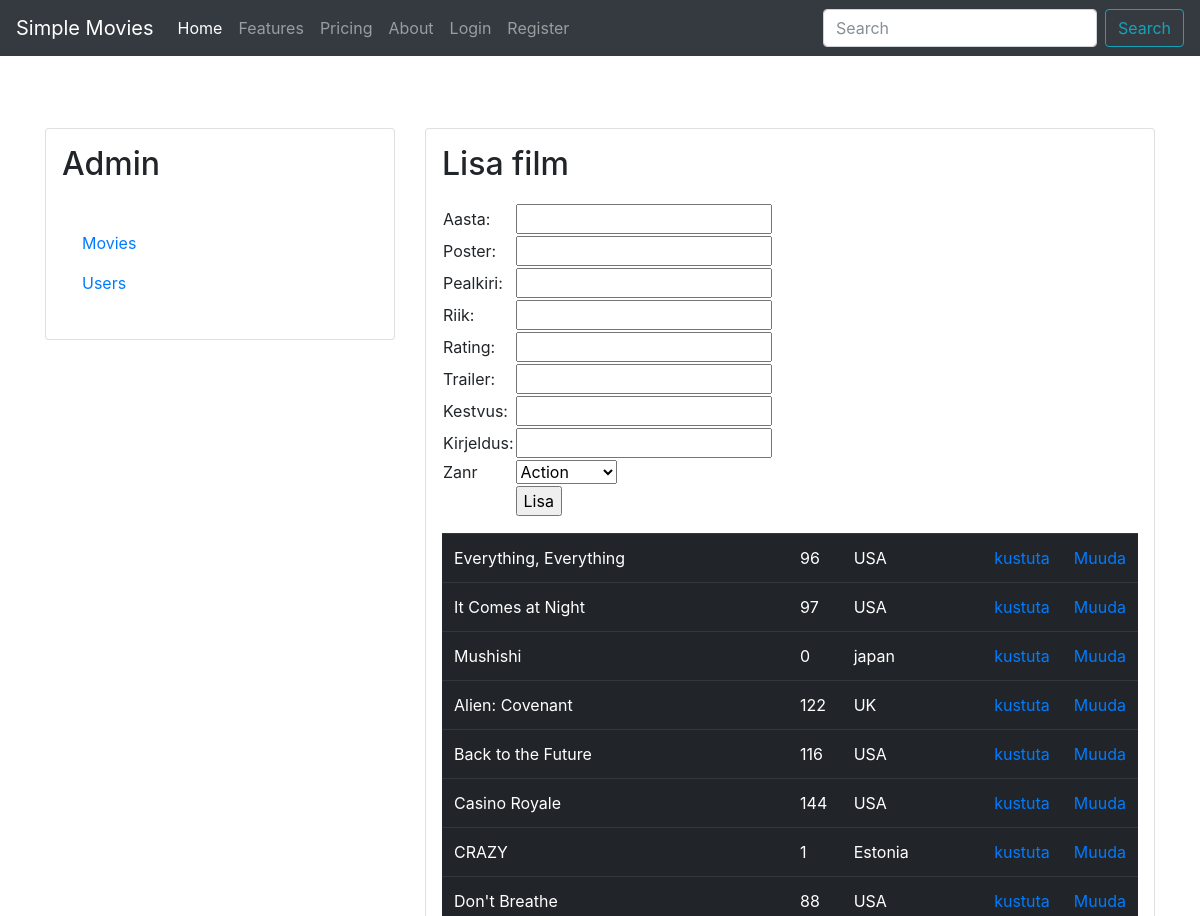
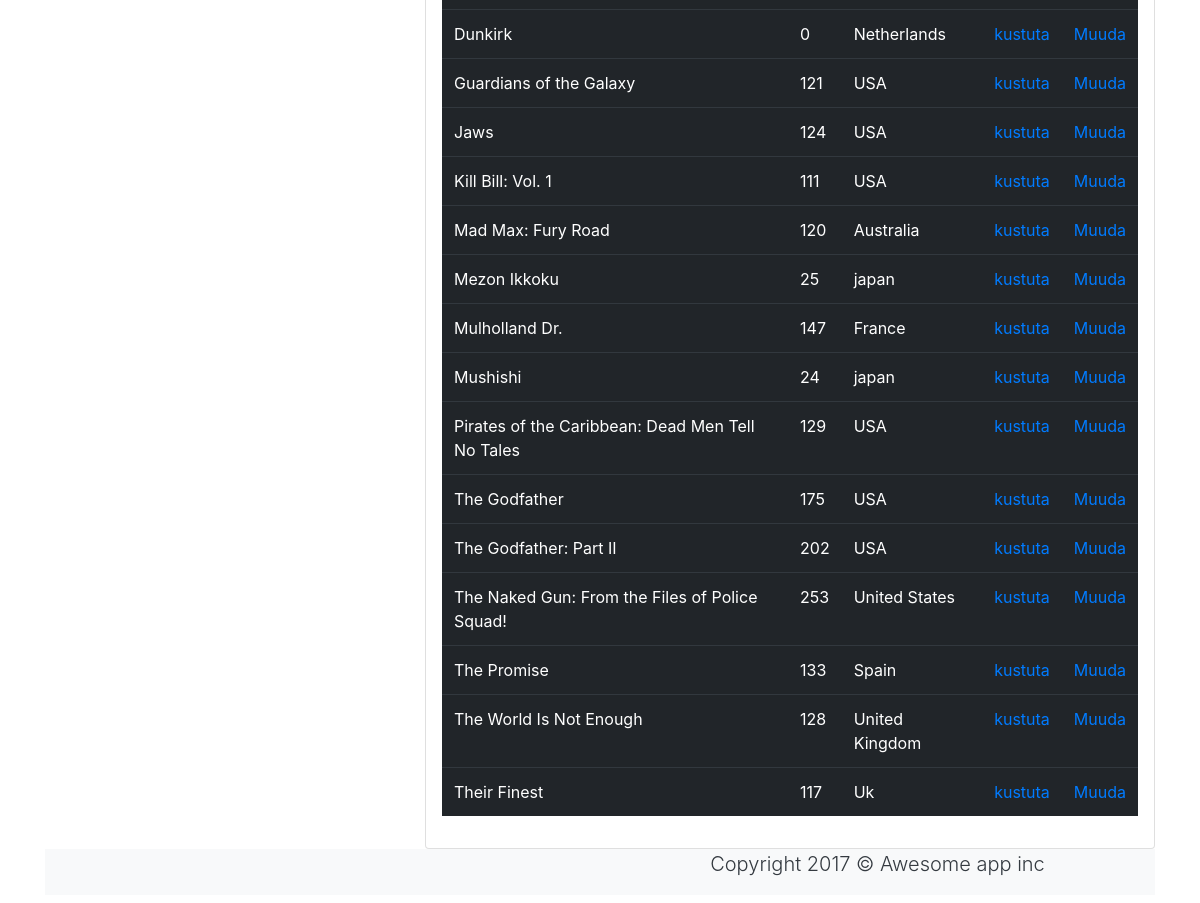
The app's page /admin.php with its own data (2 pictures, top to bottom).
### tables this page shows
CREATE TABLE `film` (
  `id_film` int(11) NOT NULL,
  `aasta` int(4) NOT NULL,
  `poster_link` text NOT NULL,
  `pealkiri` varchar(50) NOT NULL,
  `riik` varchar(30) NOT NULL,
  `rating` varchar(50) NOT NULL DEFAULT '0',
  `zanr_id` int(11) NOT NULL,
  `trailer_link` text NOT NULL,
  `pikkus` int(3) NOT NULL,
  `kirjeldus` text NOT NULL
);

### config.php (called while the page is built, shortened)
<?php
  $dbhost  = 'localhost';
  $dbname  = 'filmid';
  $dbuser  = 'root';
  $dbpass  = 'usbw';
  $connection = new mysqli($dbhost, $dbuser, $dbpass, $dbname);
  function queryMysql($query)
  {
    global $connection;
    $result = $connection->query($query);
    return $result;
  }
?>

### admin.php (the view, shortened to what this page needs)
<?php
require_once("header.php");
?>
<div class="container my-2">
  <div class="row">
    <div class="col-lg-12">
    </div>
  </div>
</div>
<div class="container my-2 mt-5">
  <div class="row mt-4">
    <div class="col-lg-4 mt-5">
		<div class="card p-3">
        <div class="card-title"><h2>Admin</h2></div>
        <div class="card-body">
          <ul class="navbar-nav">
					<li class="nav-item">
                <a href="admin.php" class="nav-link">Movies</a>
					</li>
					<li class="nav-item">
                <a href="users.php" class="nav-link">Users</a>
          </li>
          </ul>
        </div>
      </div>
    </div>
    <div class="col-lg-8 ">
    <div class="card p-3 mt-5">
			<div class="card-title"><h2>Lisa film</h2></div>
<?php
    $result=queryMysql('select * from zanr');
		if($result->num_rows){
?>
<form method="POST" action="addMovie.php">
    <table>
        <tr><td>Aasta:</td><td><input type="text" name="aasta"></td></tr>
        <tr><td>Poster:</td><td><input type="text" name="poster"</td></tr>
        <tr><td>Pealkiri:</td><td><input type="text" name="pealkiri"</td></tr>
        <tr><td>Riik:</td><td><input type="text" name="riik"</td></tr>
        <tr><td>Rating:</td><td><input type="number" name="rating"</td></tr>
        <tr><td>Trailer:</td><td><input type="text" name="trailer"</td></tr>
        <tr><td>Kestvus:</td><td><input type="number" name="pikkus" </td></tr>
        <tr><td>Kirjeldus:</td><td><input type="text" name="kirjeldus"</td></tr>
        <tr><td>Zanr</td><td>
                <select name="zanr">
										<?php
										foreach($result as $row){
											echo '<option value="'.$row['id_zanr'].'">'
                                .$row['nimetus'].'</option>';
										}?>
                </select></td></tr>
        <tr><td></td><td><input type="submit" name="submit" value="Lisa"></td></tr>
    </table>
</form>
									<?php } ?>
<table class="table table-dark">
<?php
$result=queryMysql('SELECT * FROM film order by pealkiri');
  if($result->num_rows){
      echo '<div class="card-deck my-2">';
    foreach($result as $row){
			echo '<tr><td>'.$row['pealkiri'].'</td>';
			echo '<td>'.$row['pikkus'].'</td>';
			echo '<td>'.$row['riik'].'</td>';
			echo '<td><a href="'.$_SERVER['PHP_SELF'].'?id='.$row["id_film"].'">kustuta</a></td>'
			. '<td><a href="editMovie.php?idM='.$row['id_film'].'">Muuda</a></td>'
							. '</tr>';
	}
}
	echo '</div>';
?>
</table>
    </div>
  </div>
</div>
<?php
require_once("footer.php");
?>

### records on screen
film: pealkiri "Everything, Everything", pikkus "96", riik "USA"
film: pealkiri "It Comes at Night", pikkus "97", riik "USA"
film: pealkiri "Mushishi", pikkus "0", riik "japan"
film: pealkiri "Alien: Covenant", pikkus "122", riik "UK"
film: pealkiri "Back to the Future", pikkus "116", riik "USA"
film: pealkiri "Casino Royale", pikkus "144", riik "USA"
film: pealkiri "CRAZY", pikkus "1", riik "Estonia"
film: pealkiri "Don't Breathe", pikkus "88", riik "USA"
film: pealkiri "Dunkirk", pikkus "0", riik "Netherlands"
film: pealkiri "Guardians of the Galaxy", pikkus "121", riik "USA"
film: pealkiri "Jaws", pikkus "124", riik "USA"
film: pealkiri "Kill Bill: Vol. 1", pikkus "111", riik "USA"
film: pealkiri "Mad Max: Fury Road", pikkus "120", riik "Australia"
film: pealkiri "Mezon Ikkoku", pikkus "25", riik "japan"
film: pealkiri "Mulholland Dr.", pikkus "147", riik "France"
film: pealkiri "Mushishi", pikkus "24", riik "japan"
film: pealkiri "Pirates of the Caribbean: Dead Men Tell No Tales", pikkus "129", riik "USA"
film: pealkiri "The Godfather", pikkus "175", riik "USA"
film: pealkiri "The Godfather: Part II", pikkus "202", riik "USA"
film: pealkiri "The Naked Gun: From the Files of Police Squad!", pikkus "253", riik "United States"
film: pealkiri "The Promise", pikkus "133", riik "Spain"
film: pealkiri "The World Is Not Enough", pikkus "128", riik "United Kingdom"
film: pealkiri "Their Finest", pikkus "117", riik "Uk"

### other values on screen
form field zanr "Action"
